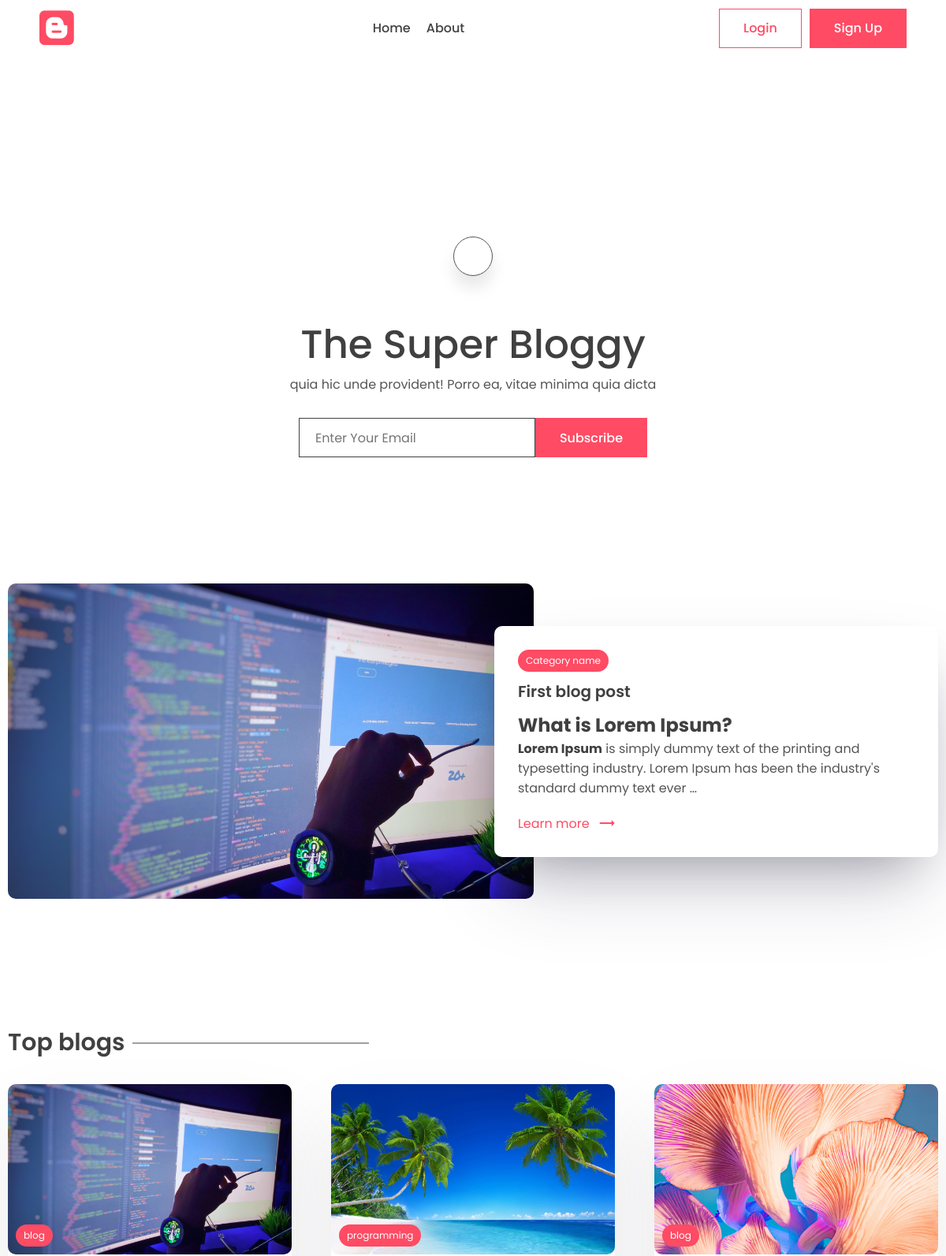
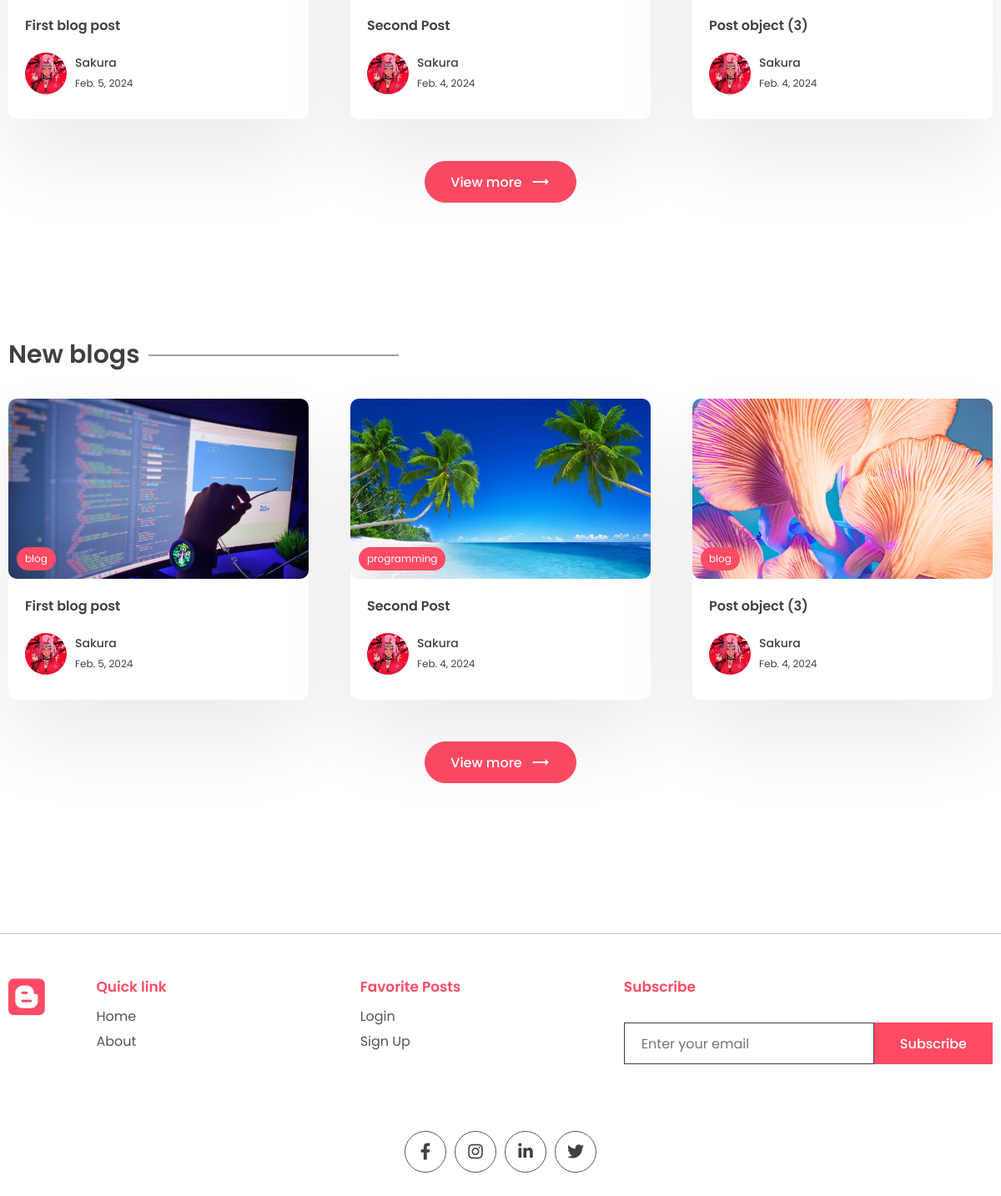
The page / on the database its author committed (2 pictures, top to bottom).
### app/models.py (models this page shows, shortened)
class WebsiteMeta(models.Model):
    title = models.CharField(max_length=200)
    description = models.CharField(max_length=400)
    about = models.TextField()

class Post(models.Model):
    title = models.CharField(max_length=200)
    last_updated = models.DateTimeField(auto_now=True)
    slug = models.SlugField(max_length=200, unique=True)
    view_count = models.IntegerField(null=True, blank=True)
    tags = models.ManyToManyField(Tag, blank=True, related_name='post')
    image = models.ImageField(upload_to='images/', null=True, blank=True)
    author = models.ForeignKey(User, on_delete=models.CASCADE, null=True, blank=True)
    bookmarks = models.ManyToManyField(User, related_name='bookmarks', default=None, blank=True)
    likes = models.ManyToManyField(User, related_name='likes', default=None, blank=True)
    is_featured = models.BooleanField(default=False)
    content = models.TextField()

class Tag(models.Model):
    name  = models.CharField(max_length=100)
    description = models.CharField(max_length=100)
    slug = models.SlugField(max_length=200, unique=True)

class Profile(models.Model):
    user = models.OneToOneField(User, on_delete=models.CASCADE)
    profile_image = models.ImageField(upload_to='images/', null=True, blank=True)
    slug = models.SlugField(max_length=200, unique=True)
    bio = models.CharField(max_length=200)

### app/views.py (the view, shortened to what this page needs)
# urls.py: path('', views.index, name='index'),
def index(request):
    posts = Post.objects.all()
    popular_posts = posts.order_by('-view_count')[0:3]
    recent_posts = posts.order_by('-last_updated')[0:3]
    featured_post = Post.objects.filter(is_featured=True)
    if featured_post: featured_post = featured_post[0]
    subscribe_form = SubscribeForm()
    success_message = None
    website_info = None
    if WebsiteMeta.objects.all().exists():
        website_info = WebsiteMeta.objects.all()[0]
    context = {
        'website_info': website_info, 'posts': posts, 'popular_posts': popular_posts, 'recent_posts': recent_posts,
        'featured_post': featured_post, 'subscribe_form': subscribe_form, 'success_message': success_message
    }
    return render(request, 'app/index.html', context)

### app/forms.py
class SubscribeForm(forms.ModelForm):
    class Meta:
        model = Subscribe
        fields = '__all__'
        labels = { 'email': _('') }
    def __init__(self, *args, **kwargs):
        super().__init__(*args, **kwargs)
        self.fields['email'].widget.attrs['placeholder'] = 'Enter Your Email'

### app/templates/app/index.html (shortened to what this page needs)
{% extends 'base.html' %}
{% load static %}
{% block content %}
    <main class="sp">
      <div class="container">
        <center>
          <div class="search-bar">
            <a href="{% url 'search' %}"  class="animated-search" onclick="searchbar()">
            </a>
          </div>
          <div class="typo">
            {% if website_info %}
              <h1 class="title">{{website_info.title}}</h1>
              <p>{{website_info.description}}</p>
            {% else %}
              <h1 class="title">Website blog title</h1>
              <p>Cicero's 1st-century BC text De Finibus Bonorum et Malorum</p>
            {% endif %}
          </div>
          <div class="newsletter">
            {% if request.session.subscribed == None %}
              <form method="POST">
                {{subscribe_form}}
                <button class="btn btn-primary">Subscribe</button>
              </form>
            {% endif %}
          </div>
        </center>
      </div>
    </main>
    {% if featured_post %}
      <section class="sp">
        <div class="container">
          <a href="{% url 'post_page' featured_post.slug %}">
            <div class="grid-2">
              <div class="post-img">
                <img src="{{featured_post.image.url}}" alt="" />
              </div>
              <div class="post-content">
                <div class="cetagory">
                  <p>Category name</p>
                </div>
                <h1>{{featured_post.title}}</h1>
                <p class="des">{{featured_post.content | safe | truncatechars:200}}</p>
                <a class="learn" href="{% url 'post_page' featured_post.slug %}">
                  Learn more
                  <span class="material-icons">trending_flat</span>
                </a>
              </div>
            </div>
          </a>
        </div>
      </section>
    {% endif %}
    <section class="sp">
      <div class="container">
        <h1 class="sec-title">Top blogs</h1>
        <div class="grid-3">
          {% for post in popular_posts %}
            <a href="{% url 'post_page' post.slug %}">
              <div class="card">
                <div class="post-img">
                  <img src="{{post.image.url}}" alt="{{post.title}}" />
                  <div class="tag">{{post.tags.all.0.name}}</div>
                </div>
                <div class="card-content">
                  <h3>{{post.title}}</h3>
                  <div class="author">
                    <div class="profile-pic">
                      <img src="{{post.author.profile.profile_image.url}}" alt="" />
                    </div>
                    <div class="details">
                      <p>{{post.author.first_name}}</p>
                      <small>{{post.last_updated | date}}</small>
                    </div>
                  </div>
                </div>
              </div>
            </a>
          {% endfor %}
        </div>
        <center>
          <a href=""><button class="btn btn-primary rounded view">
            View more <span class="material-icons"> trending_flat </span>
          </button></a>
        </center>
      </div>
    </section>
    <section class="sp">
      <div class="container">
        <h1 class="sec-title">New blogs</h1>
        <div class="grid-3">
          {% for post in recent_posts %}
            <a href="{% url 'post_page' post.slug %}">
              <div class="card">
                <div class="post-img">
                  <img src="{{post.image.url}}" alt="{{post.title}}" />
                  <div class="tag">{{post.tags.all.0.name}}</div>
                </div>
                <div class="card-content">
                  <h3>{{post.title}}</h3>
                  <div class="author">
                    <div class="profile-pic">
                      <img src="{{post.author.profile.profile_image.url}}" alt="" />
                    </div>
                    <div class="details">
                      <p>{{post.author.first_name}}</p>
                      <small>{{post.last_updated | date}}</small>
                    </div>
                  </div>
                </div>
              </div>
            </a>
          {% endfor %}
        </div>
        <center>
          <a href="">
            <button class="btn btn-primary rounded view">View more <span class="material-icons">trending_flat</span></button>
          </a>
        </center>
      </div>
    </section>
{% endblock content %}

### app/static/app/style.css (style rules this page uses)
* { margin: 0; padding: 0; box-sizing: border-box; text-decoration: none; border: none; outline: none; list-style: none; font-family: "Poppins", sans-serif; color: var(--black); }
:root { --red: #ff4b64; --black: #404040; --des: #555555; --shadow: #ffffff1a 0px 1px 1px 0px inset, #32325d40 0px 50px 100px -20px, #0000004d 0px 30px 60px -30px; --shadow2: rgba(17, 12, 46, 0.084) 0px 48px 100px 0px; }
html { font-size: 62.5%; }
[class*="grid"] { display: grid; }
img { width: 100%; }
.container { max-width: 1220px; margin: auto; padding: 0 10px; }
p, a { font-size: 1.6rem; color: var(--des); }
input, textarea { font-size: 1.6rem; color: var(--black); }
.btn { cursor: pointer; height: 5rem; padding: 0 3rem; font-size: 1.6rem; font-weight: 500; border: 1px solid var(--red); display: flex; align-items: center; justify-content: center; gap: 1rem; }
.btn span { color: white; }
.btn-primary { background: var(--red); color: white; }
.rounded { border-radius: 5rem; }
.search-bar, .animated-search { width: 5rem; aspect-ratio: 1/1; border: 1px solid var(--des); border-radius: 50%; display: flex; align-items: center; justify-content: center; background: white; box-shadow: 0 15px 20px #00000018; cursor: pointer; margin-top: 10rem; z-index: 2; }
.search-bar { box-shadow: unset; border: none; }
.search-bar .animated-search { margin-top: 0; }
.typo { width: 50%; margin-top: 5rem; }
.title { font-size: 5rem; font-weight: 500; }
.newsletter form { display: flex; align-items: center; justify-content: center; margin-top: 3rem; }
.newsletter input { border: 1px solid var(--black); height: 5rem; width: 30rem; padding: 0 2rem; }
.sp { padding: 8rem 0; }
.grid-2 { grid-template-columns: 1.3fr 1fr; align-items: center; }
.post-img { height: 40rem; width: 100%; overflow: hidden; border-radius: 1rem; }
.post-img img { height: 100%; object-fit: cover; object-position: center; }
.post-content { position: relative; left: -5rem; background: white; border-radius: 1rem; padding: 3rem; box-shadow: var(--shadow); width: calc(100% + 5rem); }
.post-content h1 { font-size: 2rem; font-weight: 600; margin: 1rem 0; }
.cetagory { background: var(--red); width: fit-content; border-radius: 5rem; padding: 0.5rem 1rem; }
.cetagory p { color: white; font-size: 1.2rem; }
.learn { display: flex; align-items: center; gap: 1rem; color: var(--red); margin-top: 2rem; }
.learn span { color: #ff4b64; }
.sec-title { font-size: 3rem; font-weight: 600; position: relative; width: fit-content; margin-bottom: 3rem; }
.sec-title::after { content: ""; position: absolute; right: -31rem; height: 1px; width: 30rem; background: var(--black); top: 50%; transform: translateY(-50%); }
.grid-3 { grid-template-columns: repeat(3, 1fr); gap: 5rem; }
.card { background: white; box-shadow: var(--shadow2); border-radius: 1rem; cursor: pointer; transition: 0.3s; }
.post-img { position: relative; }
.tag { position: absolute; bottom: 1rem; left: 1rem; background: var(--red); color: white; border-radius: 5rem; padding: 0.5rem 1rem; font-size: 1.2rem; }
.card-content { padding: 2rem; padding-bottom: 3rem; }
.card h3 { font-size: 1.6rem; font-weight: 600; }
.card .post-img { width: 100%; height: unset; aspect-ratio: 1/0.6; }
.author { display: flex; align-items: center; gap: 1rem; margin-top: 2rem; }
.profile-pic { width: 5rem; aspect-ratio: 1/1; border-radius: 50%; overflow: hidden; }
.author p { color: var(--black); font-weight: 500; font-size: 1.4rem; }
.author small { color: var(--black); font-size: 1.2rem; }
.view { margin-top: 5rem; }
main { padding-top: 10rem !important; }

### rows shown on the page
WebsiteMeta: title "The Super Bloggy", description "quia hic unde provident! Porro ea, vitae minima quia dicta"
Post: image (picture), title "First blog post", content "What is Lorem Ipsum? Lorem Ipsum is simply dummy text of the printing and typesetting industry. Lorem Ipsum has been the industry's standard dummy text ever …", tags.all.0.name "blog", author.profile.profile_image (picture), author.first_name "Sakura", last_updated "Feb. 5, 2024"
Post: image (picture), tags.all.0.name "programming", title "Second Post", author.profile.profile_image (picture), author.first_name "Sakura", last_updated "Feb. 4, 2024"
Post: image (picture), tags.all.0.name "blog", title "Post object (3)", author.profile.profile_image (picture), author.first_name "Sakura", last_updated "Feb. 4, 2024"
